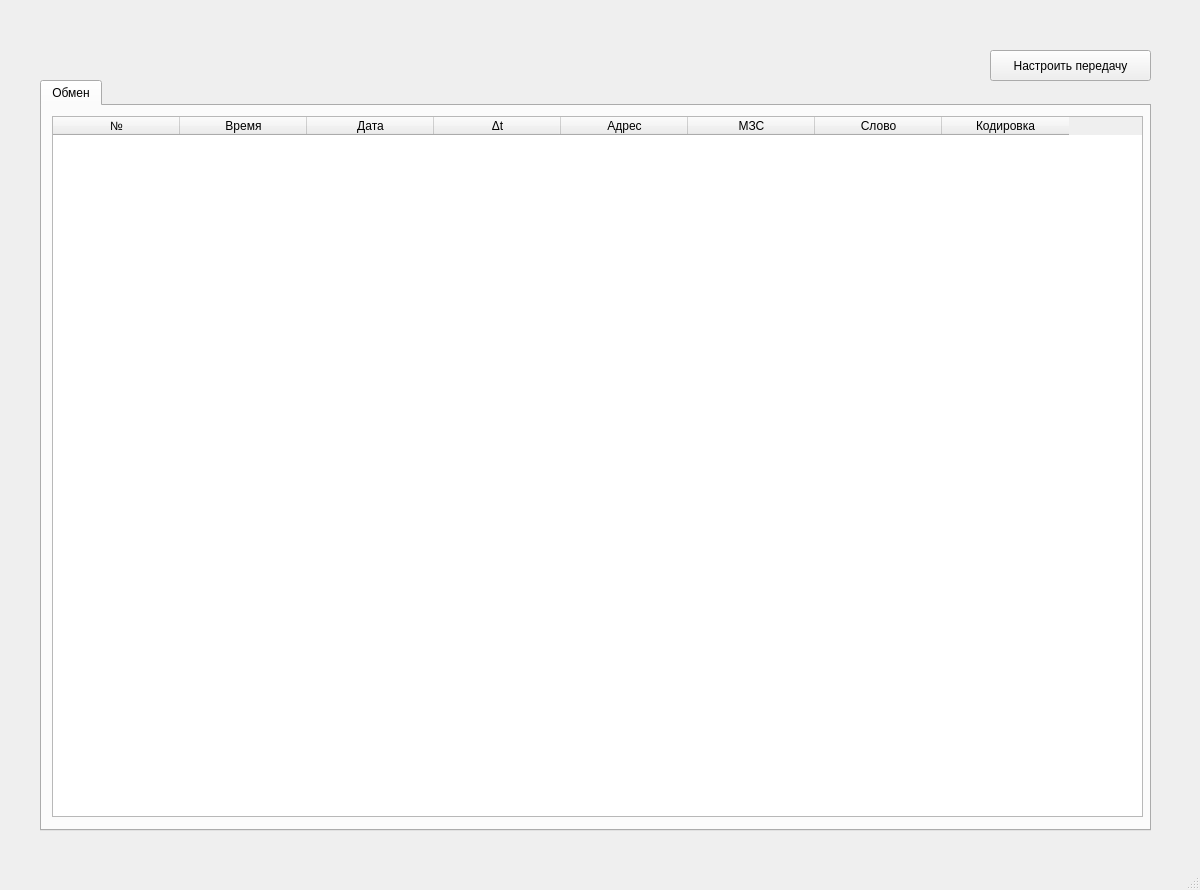
<?xml version="1.0" encoding="UTF-8"?>
<ui version="4.0">
 <class>MainWindow</class>
 <widget class="QMainWindow" name="MainWindow">
  <property name="geometry">
   <rect>
    <x>0</x>
    <y>0</y>
    <width>1200</width>
    <height>890</height>
   </rect>
  </property>
  <property name="minimumSize">
   <size>
    <width>900</width>
    <height>600</height>
   </size>
  </property>
  <property name="maximumSize">
   <size>
    <width>1920</width>
    <height>1080</height>
   </size>
  </property>
  <property name="windowTitle">
   <string>Стенд</string>
  </property>
  <widget class="QWidget" name="centralwidget">
   <property name="sizePolicy">
    <sizepolicy hsizetype="Preferred" vsizetype="Preferred">
     <horstretch>0</horstretch>
     <verstretch>0</verstretch>
    </sizepolicy>
   </property>
   <widget class="QWidget" name="resultArea" native="true">
    <property name="geometry">
     <rect>
      <x>40</x>
      <y>20</y>
      <width>1111</width>
      <height>811</height>
     </rect>
    </property>
    <property name="sizePolicy">
     <sizepolicy hsizetype="Preferred" vsizetype="Preferred">
      <horstretch>0</horstretch>
      <verstretch>0</verstretch>
     </sizepolicy>
    </property>
    <widget class="QTabWidget" name="resultTabs">
     <property name="enabled">
      <bool>true</bool>
     </property>
     <property name="geometry">
      <rect>
       <x>0</x>
       <y>60</y>
       <width>1111</width>
       <height>751</height>
      </rect>
     </property>
     <widget class="QWidget" name="tabExchange">
      <property name="enabled">
       <bool>true</bool>
      </property>
      <property name="sizePolicy">
       <sizepolicy hsizetype="Preferred" vsizetype="Preferred">
        <horstretch>0</horstretch>
        <verstretch>0</verstretch>
       </sizepolicy>
      </property>
      <property name="layoutDirection">
       <enum>Qt::LeftToRight</enum>
      </property>
      <property name="autoFillBackground">
       <bool>false</bool>
      </property>
      <attribute name="title">
       <string notr="true">Обмен</string>
      </attribute>
      <widget class="QTableWidget" name="tableExchange">
       <property name="enabled">
        <bool>true</bool>
       </property>
       <property name="geometry">
        <rect>
         <x>10</x>
         <y>10</y>
         <width>1091</width>
         <height>701</height>
        </rect>
       </property>
       <property name="styleSheet">
        <string notr="true"/>
       </property>
       <property name="showGrid">
        <bool>true</bool>
       </property>
       <property name="sortingEnabled">
        <bool>false</bool>
       </property>
       <property name="cornerButtonEnabled">
        <bool>true</bool>
       </property>
       <property name="columnCount">
        <number>8</number>
       </property>
       <attribute name="horizontalHeaderCascadingSectionResizes">
        <bool>true</bool>
       </attribute>
       <attribute name="horizontalHeaderDefaultSectionSize">
        <number>127</number>
       </attribute>
       <attribute name="horizontalHeaderStretchLastSection">
        <bool>false</bool>
       </attribute>
       <attribute name="verticalHeaderVisible">
        <bool>false</bool>
       </attribute>
       <column>
        <property name="text">
         <string>№</string>
        </property>
        <property name="textAlignment">
         <set>AlignCenter</set>
        </property>
       </column>
       <column>
        <property name="text">
         <string>Время</string>
        </property>
        <property name="textAlignment">
         <set>AlignCenter</set>
        </property>
       </column>
       <column>
        <property name="text">
         <string>Дата</string>
        </property>
        <property name="textAlignment">
         <set>AlignCenter</set>
        </property>
       </column>
       <column>
        <property name="text">
         <string>Δt</string>
        </property>
        <property name="textAlignment">
         <set>AlignCenter</set>
        </property>
       </column>
       <column>
        <property name="text">
         <string>Адрес</string>
        </property>
        <property name="textAlignment">
         <set>AlignCenter</set>
        </property>
       </column>
       <column>
        <property name="text">
         <string>МЗС</string>
        </property>
        <property name="textAlignment">
         <set>AlignCenter</set>
        </property>
       </column>
       <column>
        <property name="text">
         <string>Слово</string>
        </property>
        <property name="textAlignment">
         <set>AlignCenter</set>
        </property>
       </column>
       <column>
        <property name="text">
         <string>Кодировка</string>
        </property>
        <property name="textAlignment">
         <set>AlignCenter</set>
        </property>
       </column>
      </widget>
     </widget>
    </widget>
    <widget class="QWidget" name="buttonsArea" native="true">
     <property name="geometry">
      <rect>
       <x>0</x>
       <y>0</y>
       <width>1111</width>
       <height>61</height>
      </rect>
     </property>
     <widget class="QPushButton" name="btnDevProps">
      <property name="geometry">
       <rect>
        <x>950</x>
        <y>30</y>
        <width>161</width>
        <height>31</height>
       </rect>
      </property>
      <property name="text">
       <string>Настроить передачу</string>
      </property>
     </widget>
    </widget>
   </widget>
  </widget>
  <widget class="QMenuBar" name="menubar">
   <property name="geometry">
    <rect>
     <x>0</x>
     <y>0</y>
     <width>1200</width>
     <height>22</height>
    </rect>
   </property>
  </widget>
  <widget class="QStatusBar" name="statusbar"/>
 </widget>
 <resources/>
 <connections/>
</ui>
